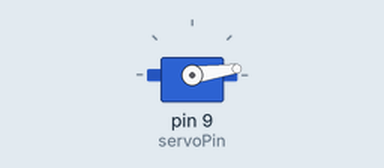
A sketch run on a simulated Arduino Uno, built with avr-gcc and run on an emulated ATmega328P. On the bench: servo.

Above: at 0.05 s.
At 8.25 s:
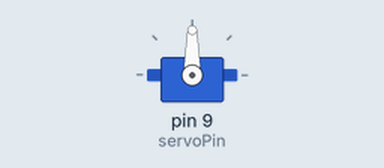
At 16.51 s:
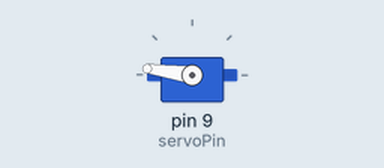
At 39.88 s:
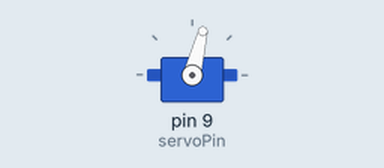
Timing chart, 0 to 40.0 s (numbered marks = the images above):
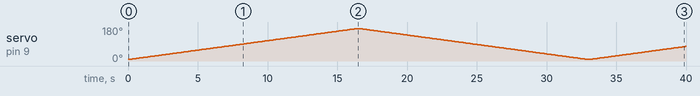

The sketch:

servoSwing.ino
```cpp
#include <Servo.h>   //load servo library

int pos=0;
int potPin=A0;
int servoPin=9;
int servoDelay=100;
int potReading; // declare variable for potentiometer reading
Servo directional; //create a servo object called directional

void setup() {
  // put your setup code here, to run once:
 Serial.begin(9600);
 directional.attach(servoPin);
}

void loop() {
  // put your main code here, to run repeatedly:
  for (pos=8 ; pos<=172 ; pos=pos+1){
    directional.write(pos);   //send servo to the specified position
    delay(servoDelay); //pause a moment
  }

  for (pos=172 ; pos>=8 ; pos=pos-1){
    directional.write(pos);   //send servo to the specified position
    delay(servoDelay); //pause a moment
  }

}
```

Measured:
- by itself, servo on pin 9 (servoPin): 8° → 9° at 0.10 s, → 10° 0.10 s later, → 11° 0.10 s later, → 12° 0.10 s later, … (397 changes in this stretch)
